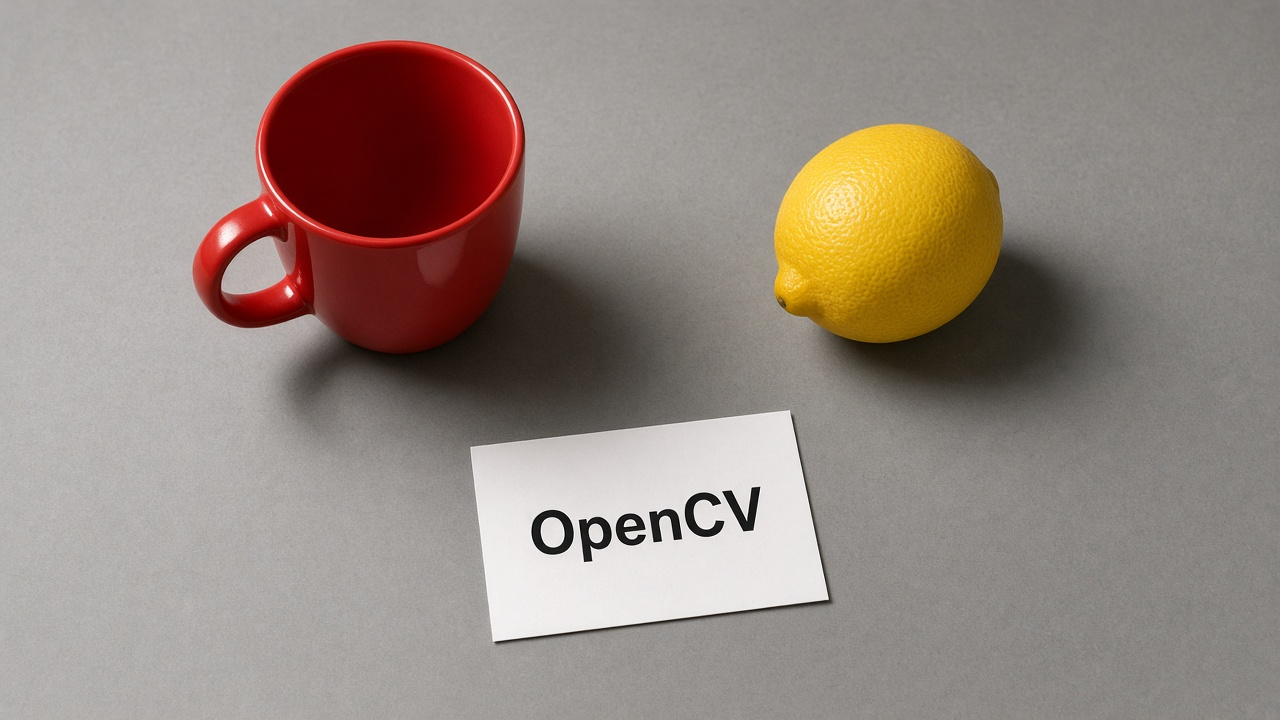
#> input picture Python/assets/imagem_base_opencv.jpg, 1280 x 720 px, found by its file name
$ python atividade_01.py
#> lines starting #> are read from the running program, lines starting #| are printed output that depends on the picture
import cv2
import numpy as np

entrada = "assets/imagem_base_opencv.jpg"
imagem = cv2.imread(entrada, cv2.IMREAD_GRAYSCALE)
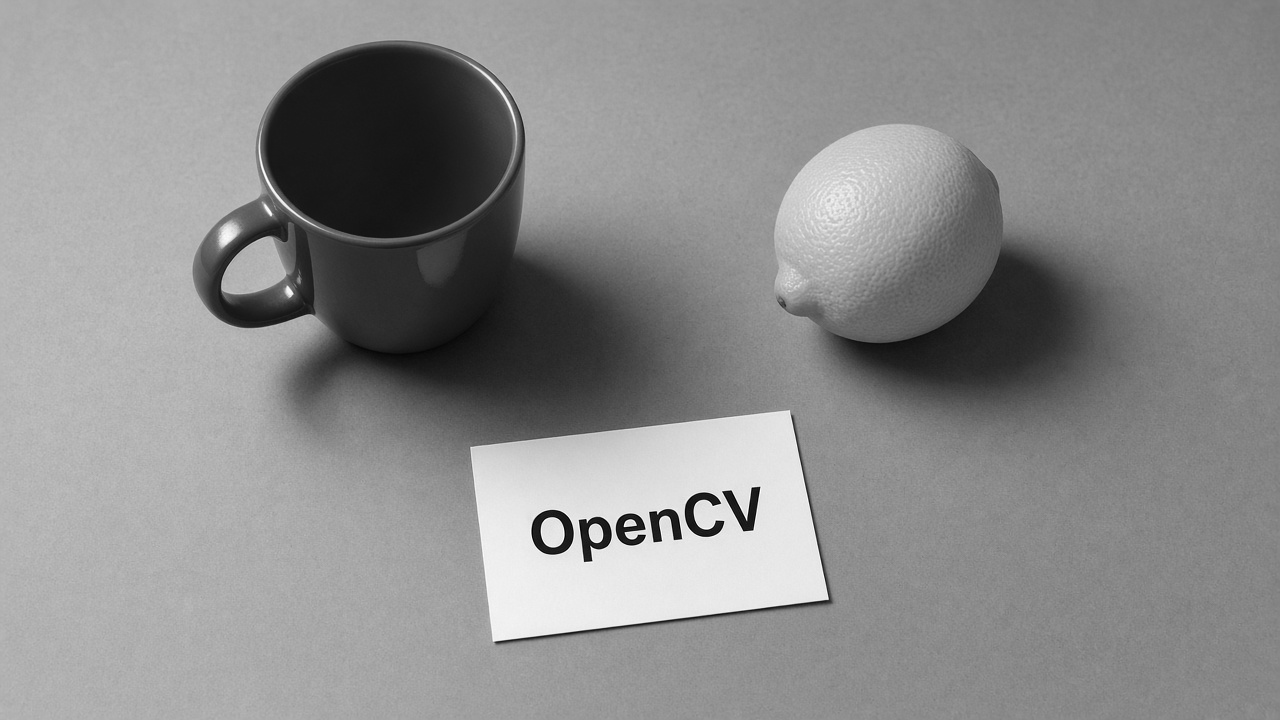
#> imagem: shape (720, 1280); min 0, max 255, mean 140.5
if imagem is None:
    raise FileNotFoundError(f"Não foi possível abrir: {entrada}")

# Seleciona uma região de no máximo 150x150 pixels
imagem = imagem[:150, :150]
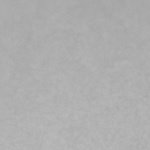
#> imagem: shape (150, 150); min 164, max 185, mean 174.1

# Filtro da média 3x3, como no exemplo de correlação manual
kernel_media = np.full((3, 3), 1 / 9, dtype=np.float32)
borda = cv2.copyMakeBorder(imagem, 1, 1, 1, 1, cv2.BORDER_REFLECT_101)
saida = np.zeros(imagem.shape, dtype=np.float32)

for y in range(imagem.shape[0]):
    for x in range(imagem.shape[1]):
        soma = 0.0
        for ky in range(3):
            for kx in range(3):
                pixel = float(borda[y + ky, x + kx])
                peso = float(kernel_media[ky, kx])
                soma += pixel * peso
        saida[y, x] = soma

manual = np.clip(saida, 0, 255).astype(np.uint8)
media_opencv = cv2.blur(imagem, (3, 3), borderType=cv2.BORDER_REFLECT_101)

# Compara os resultados (a conversão manual pode truncar decimais)
diferenca = cv2.absdiff(manual, media_opencv)
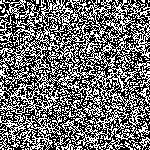
#> diferenca: shape (150, 150); values 0 (black) and 1 (white), 43.9% white in thin lines or dots
print("Maior diferença:", diferenca.max())
#| Maior diferença: 1

cv2.imwrite("atividade_01_manual.png", manual)
cv2.imwrite("atividade_01_blur.png", media_opencv)
cv2.imshow("Original", imagem)
cv2.imshow("Media manual", manual)
cv2.imshow("cv2.blur", media_opencv)
cv2.waitKey(0)
cv2.destroyAllWindows()
